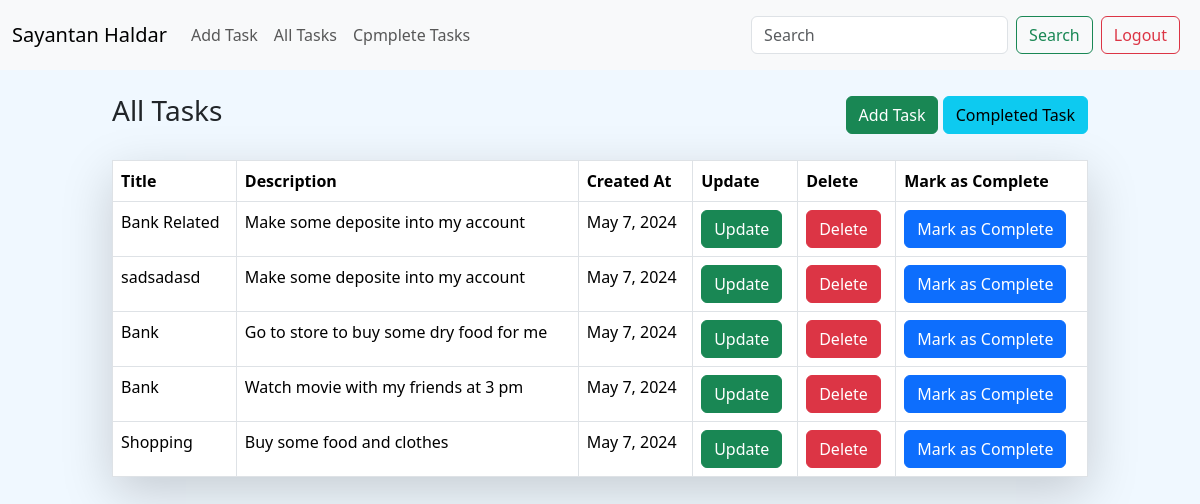
The app's page /all-todo/ (signed in) with its own data.
### todo/models.py (models this page shows, shortened)
class Todo(models.Model):
    todo_title = models.CharField(max_length=100)
    todo_description = models.CharField(max_length=1000)
    is_completed = models.BooleanField(default=False)
    created_time = models.DateField(auto_now_add=True)
    user = models.ForeignKey(User, on_delete=models.SET_NULL, null=True, blank=True)

### todo/views.py (the view)
# urls.py: path("all-todo/", all_todo,name="all_todo"),
@login_required(login_url="/login/")
def all_todo(request):
    todos = Todo.objects.filter(user = request.user).filter(is_completed=False)
    if request.GET.get("search"):
        todos = todos.filter(todo_title__icontains=request.GET.get("search"))
    return render(request, "all_todo.html", context={"todos":todos})

### templates/all_todo.html (shortened to what this page needs)
{% extends 'base.html' %}
{% block body %}
  {% if not todos %}
    <div class="container d-flex flex-column justify-content-center align-items-center">
      <h1 class="text-center mt-4">No task is created. Please create atleast one task.</h1>
      <a class="btn btn-success" href="/">Add Task</a>
    </div>
  {% else %}
    <div class="container col-lg-10 mt-4">
      <div class="d-flex justify-content-between align-items-center">
        <h3>All Tasks</h3>
        <div>
          <a class="btn btn-success" href="/">Add Task</a>
          <a class="btn btn-info" href="/completed/">Completed Task</a>
        </div>
      </div>
      <table class="table table-bordered shadow-lg mt-4 p-4">
        <thead>
          <tr>
            <th scope="col">Title</th>
            <th scope="col">Description</th>
            <th scope="col">Created At</th>
            <th scope="col">Update</th>
            <th scope="col">Delete</th>
            <th scope="col">Mark as Complete</th>
          </tr>
        </thead>
        <tbody>
          {% for todo in todos %}
            <tr>
              <td>{{ todo.todo_title }}</td>
              <td>{{ todo.todo_description }}</td>
              <td>{{ todo.created_time }}</td>
              <td>
                <a href="/update/{{ todo.id }}/" class="btn btn-success">Update</a>
              </td>
              <td>
                <a href="/delete/{{ todo.id }}/" class="btn btn-danger">Delete</a>
              </td>
              <td>
                <a href="/completed/{{ todo.id }}/" class="btn btn-primary">Mark as Complete</a>
              </td>
            </tr>
          {% endfor %}
        </tbody>
      </table>
    </div>
  {% endif %}
{% endblock %}

### templates/base.html (shortened to what this page needs)
<!DOCTYPE html>
<html lang="en">
  <head>
    <link href="https://cdn.jsdelivr.net/npm/bootstrap@5.3.3/dist/css/bootstrap.min.css" rel="stylesheet" />
  </head>
  <body>
    <nav class="navbar navbar-expand-lg bg-body-tertiary">
      <div class="container-fluid">
        <a class="navbar-brand" href="/">
          {% if request.user.is_authenticated %}
            {{ request.user.first_name }} {{ request.user.last_name }}
          {% else %}
            Todo Application
          {% endif %}
        </a>
        <div class="collapse navbar-collapse" id="navbarSupportedContent">
          {% if request.user.is_authenticated %}
            <ul class="navbar-nav me-auto mb-2 mb-lg-0">
              <li class="nav-item">
                <a class="nav-link" href="/">Add Task</a>
              </li>
              <li class="nav-item">
                <a class="nav-link" href="/all-todo/">All Tasks</a>
              </li>
              <li class="nav-item">
                <a class="nav-link" href="/completed/">Cpmplete Tasks</a>
              </li>
            </ul>
            <form class="d-flex" role="search">
              <input class="form-control me-2" name="search" type="search" placeholder="Search" aria-label="Search" />
              <button class="btn btn-outline-success" type="submit">Search</button>
            </form>
          {% endif %}
          {% if request.user.is_authenticated %}
            <a href="/logout/" class="btn btn-outline-danger m-2" type="submit">Logout</a>
          {% else %}
            <a href="/login/" class="btn btn-outline-success m-2" type="submit">Login</a>
          {% endif %}
        </div>
      </div>
    </nav>
    {% block body %}
    {% endblock %}
  </body>
</html>

### templates/base.html (style rules this page uses)
body { background-color: aliceblue; }

### records on screen
Todo: todo_title "Bank Related", todo_description "Make some deposite into my account", created_time "May 7, 2024"
Todo: todo_title "sadsadasd", todo_description "Make some deposite into my account", created_time "May 7, 2024"
Todo: todo_title "Bank", todo_description "Go to store to buy some dry food for me", created_time "May 7, 2024"
Todo: todo_title "Bank", todo_description "Watch movie with my friends at 3 pm", created_time "May 7, 2024"
Todo: todo_title "Shopping", todo_description "Buy some food and clothes", created_time "May 7, 2024"

### other values on screen
{{ request.user.first_name }} "Sayantan"
{{ request.user.last_name }} "Haldar"
